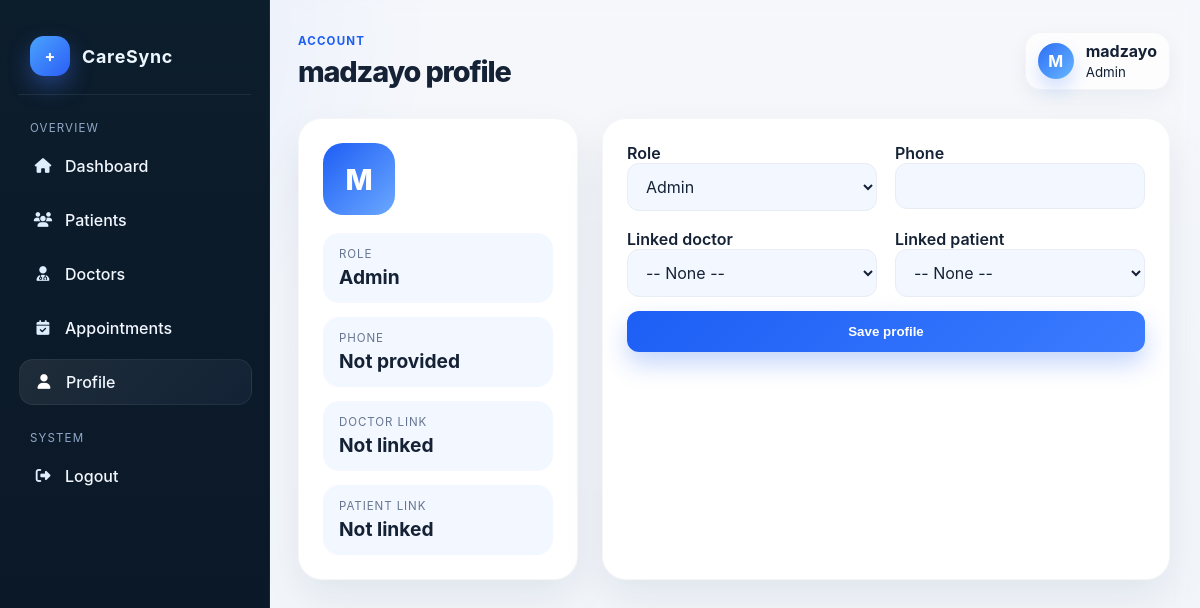
The page /users/profile/ (signed in) on the database its author committed.
### users/models.py (models this page shows, shortened)
class UserProfile(models.Model):
    ROLE_CHOICES = [
        ('admin', 'Admin'),
        ('doctor', 'Doctor'),
        ('reception', 'Reception'),
        ('nurse', 'Nurse'),
        ('patient', 'Patient'),
    ]
    user = models.OneToOneField(User, on_delete=models.CASCADE, related_name='profile')
    role = models.CharField(max_length=20, choices=ROLE_CHOICES, default='admin')
    doctor = models.OneToOneField(
        'doctors.Doctor',
        on_delete=models.SET_NULL,
        null=True,
        blank=True,
        related_name='user_profile'
    )
    patient = models.OneToOneField(
        'patients.Patients',
        on_delete=models.SET_NULL,
        null=True,
        blank=True,
        related_name='user_profile'
    )
    phone = models.CharField(max_length=20, blank=True, null=True)
    created_at = models.DateTimeField(auto_now_add=True)
    updated_at = models.DateTimeField(auto_now=True)
    class Meta:
        verbose_name = 'User Profile'
        verbose_name_plural = 'User Profiles'

### users/views.py (the view, shortened to what this page needs)
# urls.py: path('profile/', profile_view, name='profile'),
@login_required
def profile_view(request):
    profile, _ = UserProfile.objects.get_or_create(user=request.user)
    from doctors.models import Doctor
    from patients.models import Patients
    doctors = Doctor.objects.all()
    patients = Patients.objects.all()
    return render(request, 'users/profile.html', {'profile': profile, 'doctors': doctors, 'patients': patients})

### users/templates/users/profile.html (shortened to what this page needs)
{% load static %}
<!DOCTYPE html>
<html lang="en">
<head>
    <link rel="stylesheet" href="https://cdnjs.cloudflare.com/ajax/libs/font-awesome/6.5.2/css/all.min.css">
    <link rel="stylesheet" href="{% static 'dashboard/styles.css' %}">
</head>
<body>
    <div class="dashboard-shell">
        <aside class="sidebar">
            <div class="brand">
                <div class="brand-mark">+</div>
                <h2>CareSync</h2>
            </div>
            <div class="nav-group">
                <div class="nav-group-title">Overview</div>
                <a class="nav-link" href="{% url 'dashboard_home' %}"><i class="nav-icon fa-solid fa-house"></i> Dashboard</a>
                <a class="nav-link" href="{% url 'patients' %}"><i class="nav-icon fa-solid fa-users"></i> Patients</a>
                <a class="nav-link" href="{% url 'doctor_home' %}"><i class="nav-icon fa-solid fa-user-doctor"></i> Doctors</a>
                <a class="nav-link" href="{% url 'appointments_home' %}"><i class="nav-icon fa-solid fa-calendar-check"></i> Appointments</a>
                <a class="nav-link active" href="{% url 'profile' %}"><i class="nav-icon fa-solid fa-user"></i> Profile</a>
            </div>
            <div class="nav-group">
                <div class="nav-group-title">System</div>
                <a class="nav-link" href="{% url 'logout' %}"><i class="nav-icon fa-solid fa-right-from-bracket"></i> Logout</a>
            </div>
        </aside>
        <main class="main">
            <header class="topbar">
                <div>
                    <p class="section-kicker">Account</p>
                    <h1>{{ request.user.username }} profile</h1>
                </div>
                <div class="profile-pill">
                    <div class="avatar">{{ request.user.username|slice:':1'|upper }}</div>
                    <div>
                        <strong>{{ request.user.username }}</strong><br>
                        <small>{{ profile.role|title }}</small>
                    </div>
                </div>
            </header>
            <section class="profile-layout">
                <div class="profile-side">
                    <div class="profile-avatar">{{ request.user.username|slice:':1'|upper }}</div>
                    <div class="profile-meta">
                        <div class="profile-stat">
                            <span>Role</span>
                            <strong>{{ profile.role|title }}</strong>
                        </div>
                        <div class="profile-stat">
                            <span>Phone</span>
                            <strong>{{ profile.phone|default:'Not provided' }}</strong>
                        </div>
                        <div class="profile-stat">
                            <span>Doctor link</span>
                            <strong>{{ profile.doctor|default:'Not linked' }}</strong>
                        </div>
                        <div class="profile-stat">
                            <span>Patient link</span>
                            <strong>{{ profile.patient|default:'Not linked' }}</strong>
                        </div>
                    </div>
                </div>
                <div class="profile-main">
                    <form method="post" class="auth-form">
                        <div class="profile-grid">
                            <div>
                                <label for="role">Role</label>
                                <select name="role" id="role">
                                    <option value="admin" {% if profile.role == 'admin' %}selected{% endif %}>Admin</option>
                                </select>
                            </div>
                            <div>
                                <label for="phone">Phone</label>
                                <input type="text" name="phone" id="phone" value="{{ profile.phone|default:'' }}">
                            </div>
                            <div>
                                <label for="doctor">Linked doctor</label>
                                <select name="doctor" id="doctor">
                                    <option value="">-- None --</option>
                                </select>
                            </div>
                            <div>
                                <label for="patient">Linked patient</label>
                                <select name="patient" id="patient">
                                    <option value="">-- None --</option>
                                </select>
                            </div>
                        </div>
                        <button type="submit" class="auth-button">Save profile</button>
                    </form>
                </div>
            </section>
        </main>
    </div>
</body>
</html>

### rows shown on the page
UserProfile: role "Admin", phone "Not provided", doctor "Not linked", patient "Not linked"

### other values the page prints
{{ request.user.username }} "madzayo"
{{ request.user.username|slice:':1'|upper }} "M"
